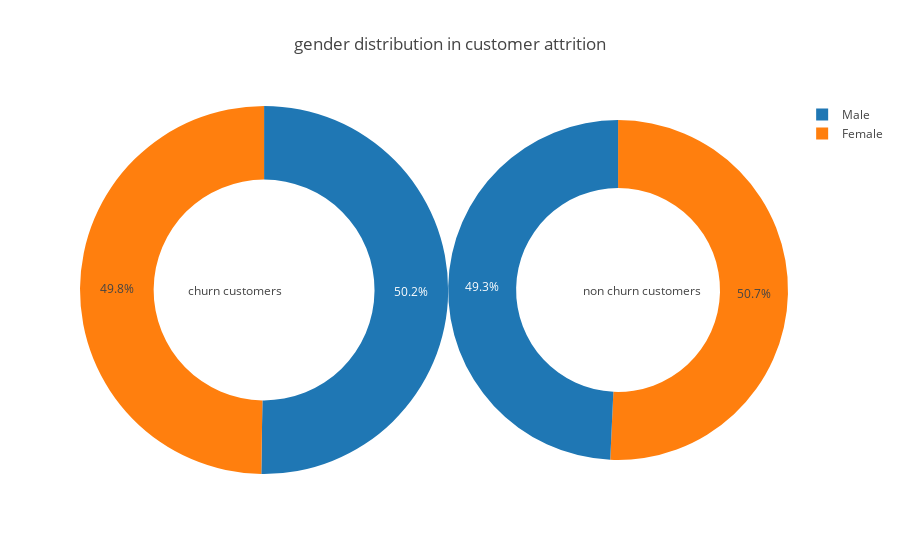
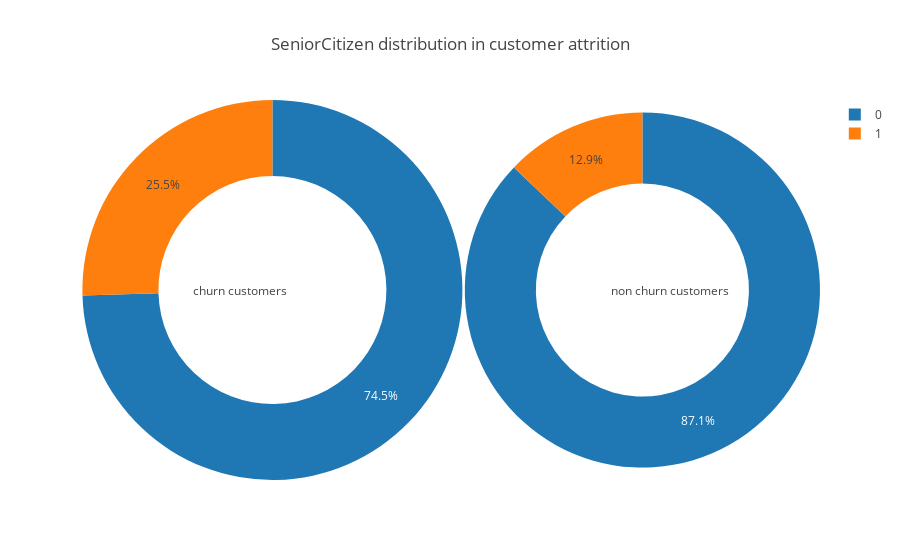
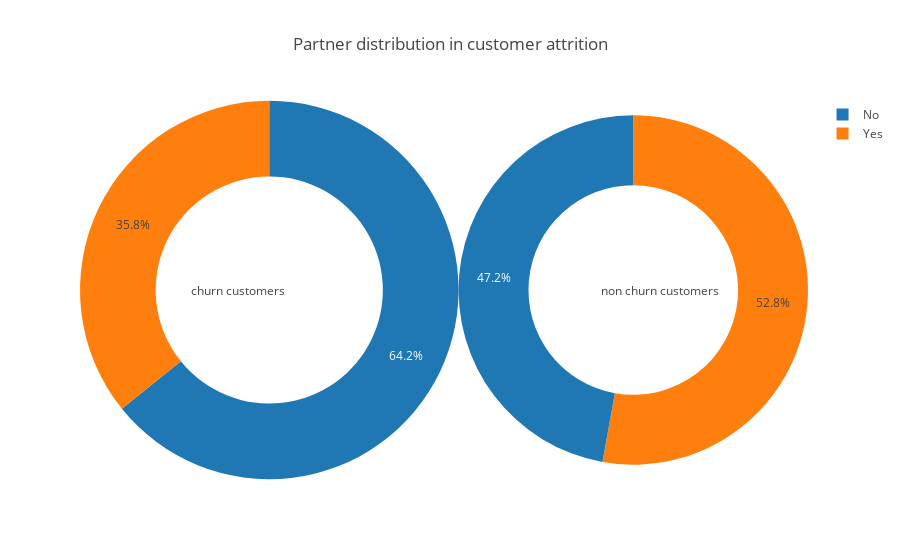
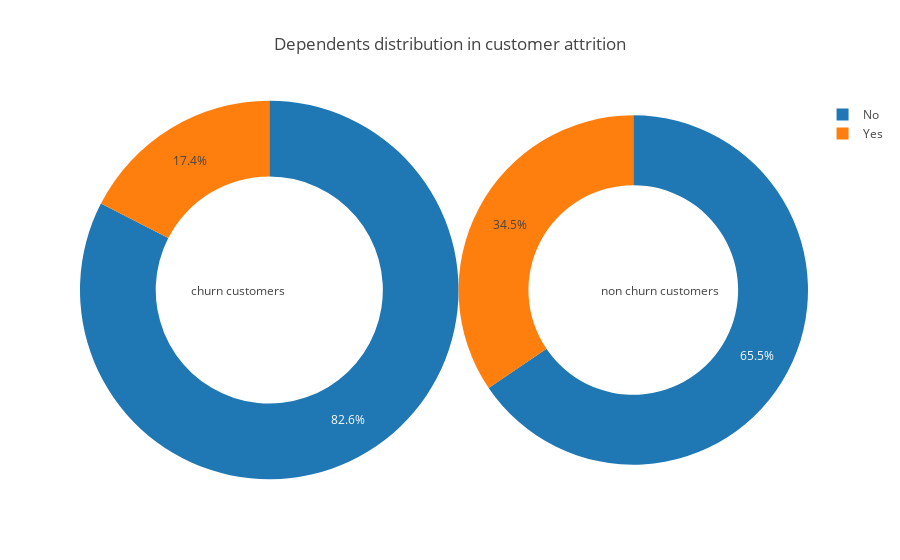

Notebook source saved alongside these figures, in order:
### Code cell
for i in cat_cols:
    pie_charts(i)

### Figure 1 — Plotly figure (JSON) as saved in the notebook; plotly's stock layout.template omitted (floating-point values rounded to 4 significant figures)
{"data": [{"domain": {"x": [0, 0.52]}, "hole": 0.6, "labels": ["Male", "Female"], "name": "Churn Customers", "type": "pie", "uid": "cdbd34d1-ce97-4c1e-ac50-400f9cbcf767", "values": [939, 930]}, {"domain": {"x": [0.52, 1]}, "hole": 0.6, "labels": ["Female", "Male"], "name": "Non Churn Customers", "type": "pie", "uid": "8fcbc330-caa9-41ff-b921-c053b05fa25b", "values": [2625, 2549]}], "layout": {"annotations": [{"showarrow": false, "text": "churn customers", "x": 0.15, "y": 0.5}, {"showarrow": false, "text": "non churn customers", "x": 0.88, "y": 0.5}], "title": "gender distribution in customer attrition"}}

### Figure 2 — Plotly figure (JSON) as saved in the notebook; plotly's stock layout.template omitted (floating-point values rounded to 4 significant figures)
{"data": [{"domain": {"x": [0, 0.52]}, "hole": 0.6, "labels": [0, 1], "name": "Churn Customers", "type": "pie", "uid": "2ef10bc3-185a-48a2-ad92-5c85818f46d6", "values": [1393, 476]}, {"domain": {"x": [0.52, 1]}, "hole": 0.6, "labels": [0, 1], "name": "Non Churn Customers", "type": "pie", "uid": "b07da74f-4dc6-481b-8535-3b05f249bb82", "values": [4508, 666]}], "layout": {"annotations": [{"showarrow": false, "text": "churn customers", "x": 0.15, "y": 0.5}, {"showarrow": false, "text": "non churn customers", "x": 0.88, "y": 0.5}], "title": "SeniorCitizen distribution in customer attrition"}}

### Figure 3 — Plotly figure (JSON) as saved in the notebook; plotly's stock layout.template omitted (floating-point values rounded to 4 significant figures)
{"data": [{"domain": {"x": [0, 0.52]}, "hole": 0.6, "labels": ["No", "Yes"], "name": "Churn Customers", "type": "pie", "uid": "bcd916f1-6818-4e9e-b691-9b641ff35448", "values": [1200, 669]}, {"domain": {"x": [0.52, 1]}, "hole": 0.6, "labels": ["Yes", "No"], "name": "Non Churn Customers", "type": "pie", "uid": "d7dc581a-8cc8-40c1-af0e-9a9f881235ba", "values": [2733, 2441]}], "layout": {"annotations": [{"showarrow": false, "text": "churn customers", "x": 0.15, "y": 0.5}, {"showarrow": false, "text": "non churn customers", "x": 0.88, "y": 0.5}], "title": "Partner distribution in customer attrition"}}

### Figure 4 — Plotly figure (JSON) as saved in the notebook; plotly's stock layout.template omitted (floating-point values rounded to 4 significant figures)
{"data": [{"domain": {"x": [0, 0.52]}, "hole": 0.6, "labels": ["No", "Yes"], "name": "Churn Customers", "type": "pie", "uid": "d265553b-9f77-4160-95fc-8310792a08b4", "values": [1543, 326]}, {"domain": {"x": [0.52, 1]}, "hole": 0.6, "labels": ["No", "Yes"], "name": "Non Churn Customers", "type": "pie", "uid": "5e48c290-6f4b-4e08-bd4b-c70b68861392", "values": [3390, 1784]}], "layout": {"annotations": [{"showarrow": false, "text": "churn customers", "x": 0.15, "y": 0.5}, {"showarrow": false, "text": "non churn customers", "x": 0.88, "y": 0.5}], "title": "Dependents distribution in customer attrition"}}
